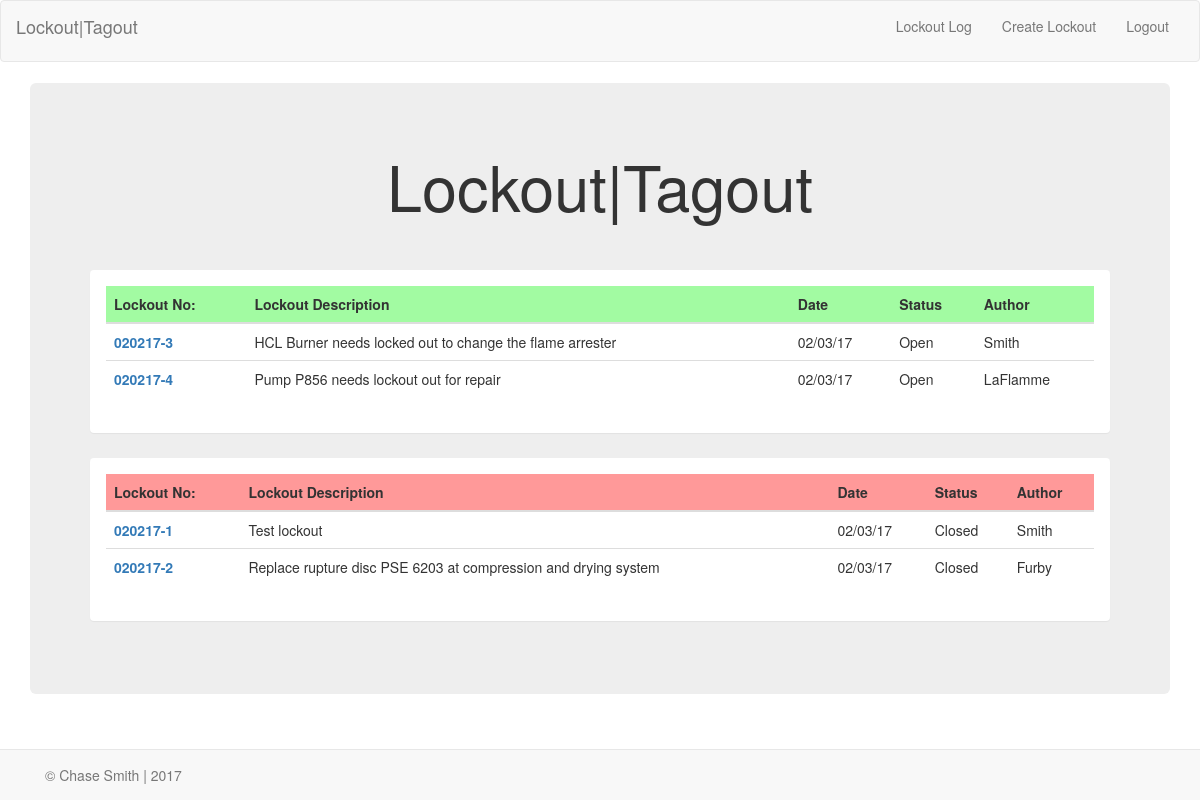
Screenshot of / (signed in) with the database file from the repository.
### models.py (models this page shows, shortened)
class Lockout(db.Model):
    __tablename__="lockout"
    id=db.Column(db.Integer, primary_key=True)
    lockout_number=db.Column(db.String(10), nullable=False)
    lockout_description=db.Column(db.String(200), nullable=False)
    lockout_author = db.relationship('User', backref=db.backref('lockout_author', lazy='dynamic'))
    user_id=db.Column('user_id', db.Integer, db.ForeignKey('user.id'))
    filename=db.Column(db.String(300), nullable=True)
    status=db.Column(db.Boolean(), default=True)
    goggles=db.Column(db.Boolean(), default=False)
    faceshield=db.Column(db.Boolean(),default=False)
    fullface=db.Column(db.Boolean(), default=False)
    dustmask=db.Column(db.Boolean(), default=False)
    leathergloves=db.Column(db.Boolean(), default=False)
    saranax=db.Column(db.Boolean(), default=False)
    nitrilegloves=db.Column(db.Boolean(), default=False)
    chemicalgloves=db.Column(db.Boolean(), default=False)
    chemicalsuit=db.Column(db.Boolean(),default=False)
    tyrex=db.Column(db.Boolean(),default=False)
    rubberboots=db.Column(db.Boolean(),default=False)
    sar=db.Column(db.Boolean(),default=False)
    data=db.Column(db.LargeBinary(),nullable=True)
    date=db.Column(db.DateTime)
    ppe=db.Column(db.String(50), nullable=True)

class User(UserMixin, db.Model):
    __tablename__="user"
    id=db.Column(db.Integer, primary_key=True)
    username=db.Column(db.String(20), unique=True)
    first_name=db.Column(db.String(20), nullable=False)
    last_name=db.Column(db.String(20), nullable=False)
    position=db.Column(db.String(50), nullable=False)

### app.py (the view)
@app.route('/')
@login_required
def index():
    today=datetime.today()
    user=db.session.query(User).filter_by(username=current_user.username).first()
    print(current_user.username)
    open_lockouts=db.session.query(Lockout).filter_by(status=True).all()
    closed_lockouts=db.session.query(Lockout).filter_by(status=False).all()
    return render_template('index.html', closed_lockouts=closed_lockouts, open_lockouts=open_lockouts, user=user, today=today)

### app.py (called while the page is built)
@login_manager.user_loader
def load_user(user_id):
    return db.session.query(User).get(user_id)

### templates/index.html (shortened to what this page needs)
{% extends "base.html" %}
{% import "bootstrap/wtf.html" as wtf %}
{% block content %}
<div class="row">
    <div class="col-md-12">
    </div>
  </div>
  <div class="jumbotron">
    <div class="text-center" style="padding-bottom: 40px;">
      <h1>Lockout|Tagout</h1>
    </div>
  <div class="panel-group">
    <div class="panel" style="margin-bottom: 25px;">
      <div class="panel-body">
        <table class="table table-sm table-responsive table-hover">
          <thead>
            <tr style="background-color: #A2FBA2;">
              <th>Lockout No:</th>
              <th>Lockout Description</th>
              <th>Date</th>
              <th>Status</th>
              <th>Author</th>
            </tr>
          </thead>
          <tbody>
            {% for each in open_lockouts %}
            <tr >
              <th scope="row" class="" ><a href="lockout/{{each.id}}">{{ each.lockout_number }}</a></th>
              <td>{{ each.lockout_description }}</td>
              <td>{{ each.date.strftime("%m/%d/%y") }}</td>
              {% if each.status == True %}
              <td>Open</td>
              {% else %}
              <td>Closed</td>
              {% endif %}
              <td>{{ each.lockout_author.last_name }}</td>
            </tr>
            {% endfor %}
          </tbody>
        </table>
      </div>
    </div>
  <div class="panel" style="margin-bottom: 25px;">
    <div class="panel-body">
      <table class="table table-sm table-responsive table-hover">
        <thead>
          <tr style="background-color: #FF9999;">
            <th>Lockout No:</th>
            <th>Lockout Description</th>
            <th>Date</th>
            <th>Status</th>
            <th>Author</th>
          </tr>
        </thead>
        <tbody>
          {% for each in closed_lockouts %}
          <tr>
            <th scope="row"><a href="lockout/{{each.id}}">{{ each.lockout_number }}</a></th>
            <td>{{ each.lockout_description }}</td>
            <td>{{ each.date.strftime("%m/%d/%y") }}</td>
            {% if each.status == True %}
            <td>Open</td>
            {% else %}
            <td>Closed</td>
            {% endif %}
            <td>{{ each.lockout_author.last_name }}</td>
          </tr>
          {% endfor %}
        </tbody>
      </table>
    </div>
  </div>
</div>
</div>
{% endblock %}

### templates/base.html (shortened to what this page needs)
<!DOCTYPE html>
<html>
  <head>
    {% block head %}
    <link rel="stylesheet" href="https://maxcdn.bootstrapcdn.com/bootstrap/3.3.7/css/bootstrap.min.css">
    <link href="{{ url_for('static', filename='style.css') }}" rel="stylesheet">
    {% endblock %}
  </head>
  <nav class="navbar navbar-default">
  <div class="container-fluid">
    <div class="navbar-header">
      <p class="navbar-brand">Lockout|Tagout</p>
    </div>
    <div class="collapse navbar-collapse">
    <ul class="nav navbar-nav navbar-right">
        <li><a href="/">Lockout Log</a></li>
        <li><a href="/lockout"> Create Lockout</a></li>
        <li><a href="/logout">Logout</a></li>
    </ul>
    </div>
  </div>
</nav>
    <div class="container"   style="margin-bottom: 60px;">
      {% block content %}{% endblock %}
    </div>
    <div class="navbar navbar-default navbar-fixed-bottom" role="navigation"  style="margin-bottom: 0px;" >
    	<div class="container">
    		<p class ="navbar-text"> &copy; Chase Smith | 2017</p>
    	</div>
    </div>
  </body>
</html>

### rows the page displays
Lockout: lockout_number "020217-3", lockout_description "HCL Burner needs locked out to change the flame arrester", date "02/03/17", status "Open", lockout_author.last_name "Smith"
Lockout: lockout_number "020217-4", lockout_description "Pump P856 needs lockout out for repair", date "02/03/17", status "Open", lockout_author.last_name "LaFlamme"
Lockout: lockout_number "020217-1", lockout_description "Test lockout", date "02/03/17", status "Closed", lockout_author.last_name "Smith"
Lockout: lockout_number "020217-2", lockout_description "Replace rupture disc PSE 6203 at compression and drying system", date "02/03/17", status "Closed", lockout_author.last_name "Furby"
